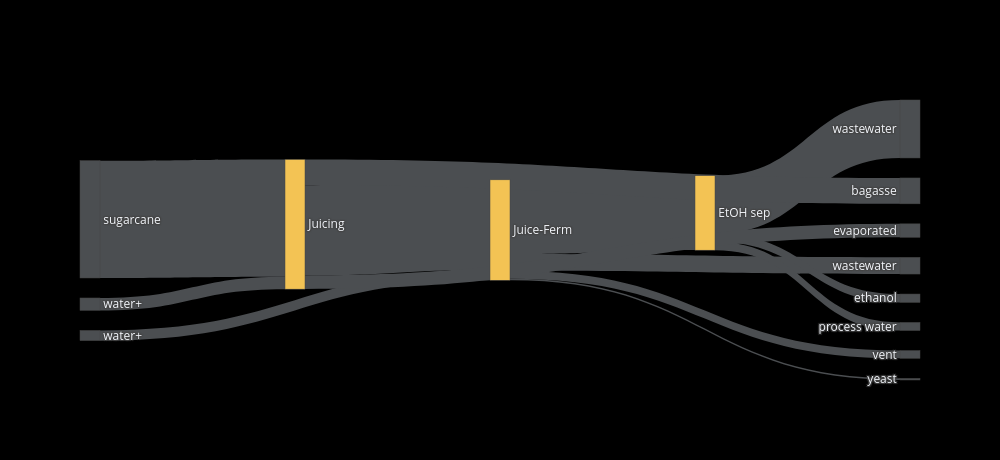

Notebook cell for this chart:
### Code cell
create_sankey_plot('sugarcane', width=1000, height=460)

### Figure 1 — Plotly figure (JSON) as saved in the notebook; plotly's stock layout.template omitted (floating-point values rounded to 4 significant figures)
{"data": [{"link": {"color": ["rgba(75, 78, 81, 1.0)", "rgba(75, 78, 81, 1.0)", "rgba(75, 78, 81, 1.0)", "rgba(75, 78, 81, 1.0)", "rgba(75, 78, 81, 1.0)", "rgba(75, 78, 81, 1.0)", "rgba(75, 78, 81, 1.0)", "rgba(75, 78, 81, 1.0)", "rgba(75, 78, 81, 1.0)", "rgba(75, 78, 81, 1.0)", "rgba(75, 78, 81, 1.0)", "rgba(75, 78, 81, 1.0)", "rgba(75, 78, 81, 1.0)"], "source": [0, 1, 3, 4, 5, 1, 2, 1, 1, 2, 0, 2, 0], "target": [1, 2, 1, 0, 0, 6, 7, 8, 9, 10, 11, 12, 13], "value": [85430.0, 70340.0, 9692.0, 11750.0, 111100.0, 7374.0, 54880.0, 15830.0, 1572.0, 7944.0, 24490.0, 7688.0, 12770.0]}, "node": {"color": ["rgba(243, 195, 84, 1.0)", "rgba(243, 195, 84, 1.0)", "rgba(243, 195, 84, 1.0)", "rgba(75, 78, 81, 1.0)", "rgba(75, 78, 81, 1.0)", "rgba(75, 78, 81, 1.0)", "rgba(75, 78, 81, 1.0)", "rgba(75, 78, 81, 1.0)", "rgba(75, 78, 81, 1.0)", "rgba(75, 78, 81, 1.0)", "rgba(75, 78, 81, 1.0)", "rgba(75, 78, 81, 1.0)", "rgba(75, 78, 81, 1.0)", "rgba(75, 78, 81, 1.0)"], "label": ["Juicing", "Juice-Ferm", "EtOH sep", "water+", "water+", "sugarcane", "vent", "wastewater", "wastewater", "yeast", "ethanol", "bagasse", "process water", "evaporated"]}, "orientation": "h", "type": "sankey"}], "layout": {"font": {"size": 12}, "height": 460, "paper_bgcolor": "#000000", "width": 1000}}
